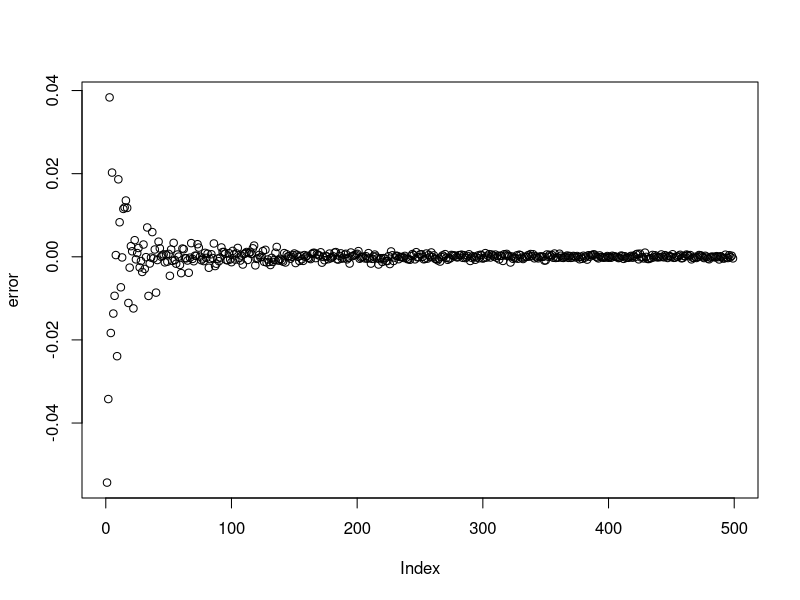
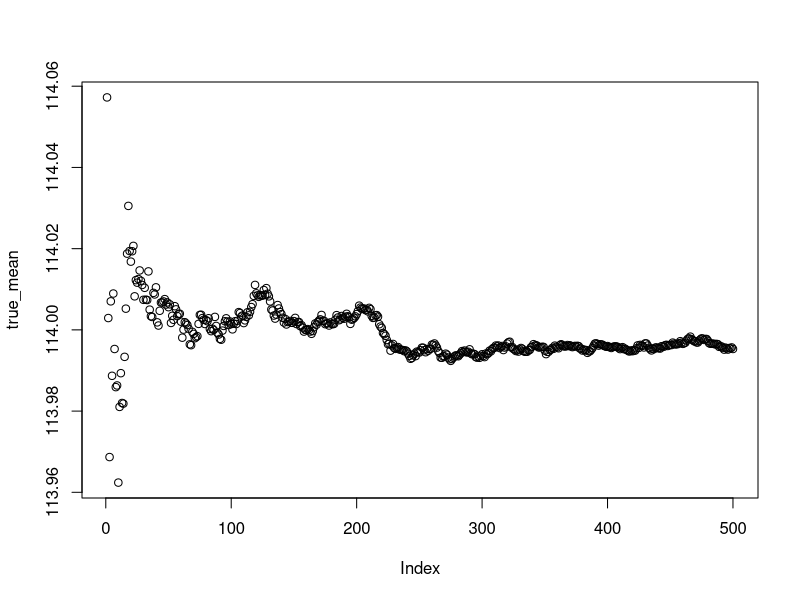

Here is the R script that generated these plots, in order:
#iteration
i = 0

#n is the number of normally distributed samples of size 50 
n = 0

#the storage vector of the mean of sample means
true_mean <- vector()

#generates 500 guassian normal samples and takes the mean of them iteratively, storing the result in cumulative_mean.
#e.g. the mean of the means of the first 20 samples is cumulative_mean[20]
while (i < 500){
                i = i + 1
                n = i
                
                        sample_mean = mean(replicate(n, rnorm(50, mean = 114), set.seed(100)))
                        true_mean[[i]] <- sample_mean
}

#calculates the difference in the cumulative mean as the number of 
#samples increases
error <- diff(true_mean)

#plots the behaviour of the standard error of the mean as n->500, less spread = approaching true value of the population mean
plot(x=error)

#plots the behaviour of the population mean as more samples are included in its estimation, it tends towards 114 
plot(x=true_mean)
